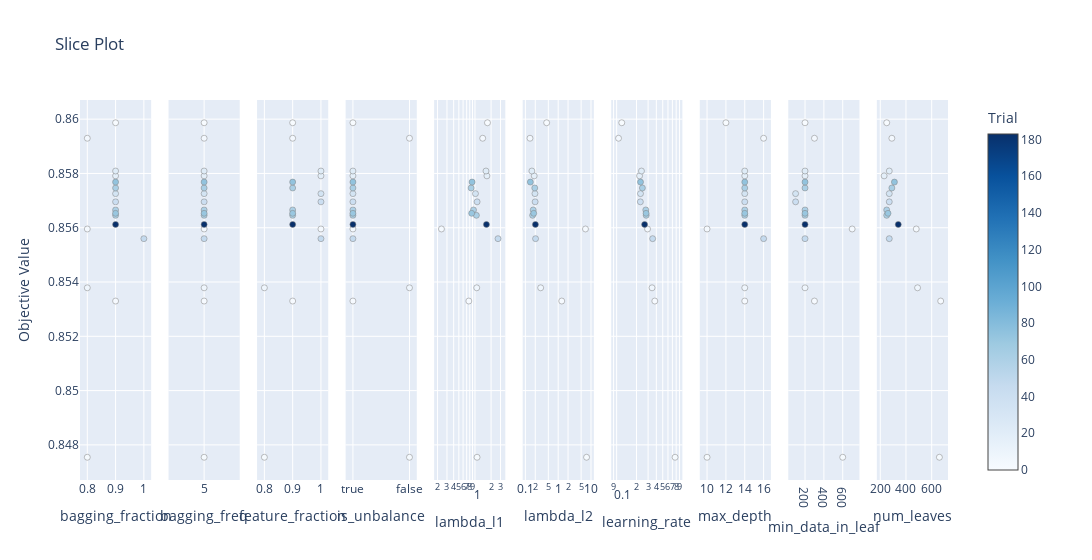

The code cell stored with this chart in its notebook:
### Markdown cell above
# Optimization Score History

As we can see the model gets us the best base score value as 0.86

### Code cell
optuna.visualization.plot_slice(study)

### Figure 1 — Plotly figure (JSON) as saved in the notebook; plotly's stock layout.template omitted (floating-point values rounded to 4 significant figures)
{"data": [{"marker": {"color": [0, 1, 2, 3, 4, 7, 17, 22, 33, 41, 47, 60, 61, 62, 71, 74, 183], "colorbar": {"title": {"text": "Trial"}, "x": 1, "xpad": 40}, "colorscale": [[0, "rgb(247,251,255)"], [0.125, "rgb(222,235,247)"], [0.25, "rgb(198,219,239)"], [0.375, "rgb(158,202,225)"], [0.5, "rgb(107,174,214)"], [0.625, "rgb(66,146,198)"], [0.75, "rgb(33,113,181)"], [0.875, "rgb(8,81,156)"], [1, "rgb(8,48,107)"]], "line": {"color": "Grey", "width": 0.5}, "showscale": true}, "mode": "markers", "showlegend": false, "type": "scatter", "x": [0.9, 0.9, 0.8, 0.8, 0.8, 0.8, 0.9, 0.9, 0.9, 0.9, 1, 0.9, 0.9, 0.9, 0.9, 0.9, 0.9], "xaxis": "x", "y": [0.8599, 0.8533, 0.8475, 0.856, 0.8593, 0.8538, 0.8579, 0.8581, 0.8573, 0.857, 0.8556, 0.8567, 0.8565, 0.8575, 0.8565, 0.8577, 0.8561], "yaxis": "y"}, {"marker": {"color": [0, 1, 2, 3, 4, 7, 17, 22, 33, 41, 47, 60, 61, 62, 71, 74, 183], "colorbar": {"title": {"text": "Trial"}, "x": 1, "xpad": 40}, "colorscale": [[0, "rgb(247,251,255)"], [0.125, "rgb(222,235,247)"], [0.25, "rgb(198,219,239)"], [0.375, "rgb(158,202,225)"], [0.5, "rgb(107,174,214)"], [0.625, "rgb(66,146,198)"], [0.75, "rgb(33,113,181)"], [0.875, "rgb(8,81,156)"], [1, "rgb(8,48,107)"]], "line": {"color": "Grey", "width": 0.5}, "showscale": false}, "mode": "markers", "showlegend": false, "type": "scatter", "x": [5, 5, 5, 5, 5, 5, 5, 5, 5, 5, 5, 5, 5, 5, 5, 5, 5], "xaxis": "x2", "y": [0.8599, 0.8533, 0.8475, 0.856, 0.8593, 0.8538, 0.8579, 0.8581, 0.8573, 0.857, 0.8556, 0.8567, 0.8565, 0.8575, 0.8565, 0.8577, 0.8561], "yaxis": "y2"}, {"marker": {"color": [0, 1, 2, 3, 4, 7, 17, 22, 33, 41, 47, 60, 61, 62, 71, 74, 183], "colorbar": {"title": {"text": "Trial"}, "x": 1, "xpad": 40}, "colorscale": [[0, "rgb(247,251,255)"], [0.125, "rgb(222,235,247)"], [0.25, "rgb(198,219,239)"], [0.375, "rgb(158,202,225)"], [0.5, "rgb(107,174,214)"], [0.625, "rgb(66,146,198)"], [0.75, "rgb(33,113,181)"], [0.875, "rgb(8,81,156)"], [1, "rgb(8,48,107)"]], "line": {"color": "Grey", "width": 0.5}, "showscale": false}, "mode": "markers", "showlegend": false, "type": "scatter", "x": [0.9, 0.9, 0.8, 1, 0.9, 0.8, 1, 1, 1, 1, 1, 0.9, 0.9, 0.9, 0.9, 0.9, 0.9], "xaxis": "x3", "y": [0.8599, 0.8533, 0.8475, 0.856, 0.8593, 0.8538, 0.8579, 0.8581, 0.8573, 0.857, 0.8556, 0.8567, 0.8565, 0.8575, 0.8565, 0.8577, 0.8561], "yaxis": "y3"}, {"marker": {"color": [0, 1, 2, 3, 4, 7, 17, 22, 33, 41, 47, 60, 61, 62, 71, 74, 183], "colorbar": {"title": {"text": "Trial"}, "x": 1, "xpad": 40}, "colorscale": [[0, "rgb(247,251,255)"], [0.125, "rgb(222,235,247)"], [0.25, "rgb(198,219,239)"], [0.375, "rgb(158,202,225)"], [0.5, "rgb(107,174,214)"], [0.625, "rgb(66,146,198)"], [0.75, "rgb(33,113,181)"], [0.875, "rgb(8,81,156)"], [1, "rgb(8,48,107)"]], "line": {"color": "Grey", "width": 0.5}, "showscale": false}, "mode": "markers", "showlegend": false, "type": "scatter", "x": [true, true, false, true, false, false, true, true, true, true, true, true, true, true, true, true, true], "xaxis": "x4", "y": [0.8599, 0.8533, 0.8475, 0.856, 0.8593, 0.8538, 0.8579, 0.8581, 0.8573, 0.857, 0.8556, 0.8567, 0.8565, 0.8575, 0.8565, 0.8577, 0.8561], "yaxis": "y4"}, {"marker": {"color": [0, 1, 2, 3, 4, 7, 17, 22, 33, 41, 47, 60, 61, 62, 71, 74, 183], "colorbar": {"title": {"text": "Trial"}, "x": 1, "xpad": 40}, "colorscale": [[0, "rgb(247,251,255)"], [0.125, "rgb(222,235,247)"], [0.25, "rgb(198,219,239)"], [0.375, "rgb(158,202,225)"], [0.5, "rgb(107,174,214)"], [0.625, "rgb(66,146,198)"], [0.75, "rgb(33,113,181)"], [0.875, "rgb(8,81,156)"], [1, "rgb(8,48,107)"]], "line": {"color": "Grey", "width": 0.5}, "showscale": false}, "mode": "markers", "showlegend": false, "type": "scatter", "x": [1.711, 0.7675, 1.094, 0.2366, 1.395, 1.079, 1.672, 1.606, 1.022, 1.096, 2.695, 0.9396, 1.063, 0.8481, 0.8687, 0.8834, 1.638], "xaxis": "x5", "y": [0.8599, 0.8533, 0.8475, 0.856, 0.8593, 0.8538, 0.8579, 0.8581, 0.8573, 0.857, 0.8556, 0.8567, 0.8565, 0.8575, 0.8565, 0.8577, 0.8561], "yaxis": "y5"}, {"marker": {"color": [0, 1, 2, 3, 4, 7, 17, 22, 33, 41, 47, 60, 61, 62, 71, 74, 183], "colorbar": {"title": {"text": "Trial"}, "x": 1, "xpad": 40}, "colorscale": [[0, "rgb(247,251,255)"], [0.125, "rgb(222,235,247)"], [0.25, "rgb(198,219,239)"], [0.375, "rgb(158,202,225)"], [0.5, "rgb(107,174,214)"], [0.625, "rgb(66,146,198)"], [0.75, "rgb(33,113,181)"], [0.875, "rgb(8,81,156)"], [1, "rgb(8,48,107)"]], "line": {"color": "Grey", "width": 0.5}, "showscale": false}, "mode": "markers", "showlegend": false, "type": "scatter", "x": [0.4447, 1.284, 7.321, 6.789, 0.1381, 0.2921, 0.1856, 0.1575, 0.1954, 0.1981, 0.2041, 0.173, 0.1663, 0.1929, 0.1794, 0.1419, 0.202], "xaxis": "x6", "y": [0.8599, 0.8533, 0.8475, 0.856, 0.8593, 0.8538, 0.8579, 0.8581, 0.8573, 0.857, 0.8556, 0.8567, 0.8565, 0.8575, 0.8565, 0.8577, 0.8561], "yaxis": "y6"}, {"marker": {"color": [0, 1, 2, 3, 4, 7, 17, 22, 33, 41, 47, 60, 61, 62, 71, 74, 183], "colorbar": {"title": {"text": "Trial"}, "x": 1, "xpad": 40}, "colorscale": [[0, "rgb(247,251,255)"], [0.125, "rgb(222,235,247)"], [0.25, "rgb(198,219,239)"], [0.375, "rgb(158,202,225)"], [0.5, "rgb(107,174,214)"], [0.625, "rgb(66,146,198)"], [0.75, "rgb(33,113,181)"], [0.875, "rgb(8,81,156)"], [1, "rgb(8,48,107)"]], "line": {"color": "Grey", "width": 0.5}, "showscale": false}, "mode": "markers", "showlegend": false, "type": "scatter", "x": [0.1196, 0.3791, 0.7694, 0.2944, 0.1069, 0.3444, 0.2229, 0.2381, 0.23, 0.229, 0.3516, 0.2765, 0.2804, 0.2459, 0.2796, 0.2302, 0.2656], "xaxis": "x7", "y": [0.8599, 0.8533, 0.8475, 0.856, 0.8593, 0.8538, 0.8579, 0.8581, 0.8573, 0.857, 0.8556, 0.8567, 0.8565, 0.8575, 0.8565, 0.8577, 0.8561], "yaxis": "y7"}, {"marker": {"color": [0, 1, 2, 3, 4, 7, 17, 22, 33, 41, 47, 60, 61, 62, 71, 74, 183], "colorbar": {"title": {"text": "Trial"}, "x": 1, "xpad": 40}, "colorscale": [[0, "rgb(247,251,255)"], [0.125, "rgb(222,235,247)"], [0.25, "rgb(198,219,239)"], [0.375, "rgb(158,202,225)"], [0.5, "rgb(107,174,214)"], [0.625, "rgb(66,146,198)"], [0.75, "rgb(33,113,181)"], [0.875, "rgb(8,81,156)"], [1, "rgb(8,48,107)"]], "line": {"color": "Grey", "width": 0.5}, "showscale": false}, "mode": "markers", "showlegend": false, "type": "scatter", "x": [12, 14, 10, 10, 16, 14, 14, 14, 14, 14, 16, 14, 14, 14, 14, 14, 14], "xaxis": "x8", "y": [0.8599, 0.8533, 0.8475, 0.856, 0.8593, 0.8538, 0.8579, 0.8581, 0.8573, 0.857, 0.8556, 0.8567, 0.8565, 0.8575, 0.8565, 0.8577, 0.8561], "yaxis": "y8"}, {"marker": {"color": [0, 1, 2, 3, 4, 7, 17, 22, 33, 41, 47, 60, 61, 62, 71, 74, 183], "colorbar": {"title": {"text": "Trial"}, "x": 1, "xpad": 40}, "colorscale": [[0, "rgb(247,251,255)"], [0.125, "rgb(222,235,247)"], [0.25, "rgb(198,219,239)"], [0.375, "rgb(158,202,225)"], [0.5, "rgb(107,174,214)"], [0.625, "rgb(66,146,198)"], [0.75, "rgb(33,113,181)"], [0.875, "rgb(8,81,156)"], [1, "rgb(8,48,107)"]], "line": {"color": "Grey", "width": 0.5}, "showscale": false}, "mode": "markers", "showlegend": false, "type": "scatter", "x": [200, 300, 600, 700, 300, 200, 200, 200, 100, 100, 200, 200, 200, 200, 200, 200, 200], "xaxis": "x9", "y": [0.8599, 0.8533, 0.8475, 0.856, 0.8593, 0.8538, 0.8579, 0.8581, 0.8573, 0.857, 0.8556, 0.8567, 0.8565, 0.8575, 0.8565, 0.8577, 0.8561], "yaxis": "y9"}, {"marker": {"color": [0, 1, 2, 3, 4, 7, 17, 22, 33, 41, 47, 60, 61, 62, 71, 74, 183], "colorbar": {"title": {"text": "Trial"}, "x": 1, "xpad": 40}, "colorscale": [[0, "rgb(247,251,255)"], [0.125, "rgb(222,235,247)"], [0.25, "rgb(198,219,239)"], [0.375, "rgb(158,202,225)"], [0.5, "rgb(107,174,214)"], [0.625, "rgb(66,146,198)"], [0.75, "rgb(33,113,181)"], [0.875, "rgb(8,81,156)"], [1, "rgb(8,48,107)"]], "line": {"color": "Grey", "width": 0.5}, "showscale": false}, "mode": "markers", "showlegend": false, "type": "scatter", "x": [250, 670, 660, 480, 290, 490, 230, 270, 270, 270, 270, 250, 250, 290, 260, 310, 340], "xaxis": "x10", "y": [0.8599, 0.8533, 0.8475, 0.856, 0.8593, 0.8538, 0.8579, 0.8581, 0.8573, 0.857, 0.8556, 0.8567, 0.8565, 0.8575, 0.8565, 0.8577, 0.8561], "yaxis": "y10"}], "layout": {"title": {"text": "Slice Plot"}, "width": 3000, "xaxis": {"anchor": "y", "domain": [0, 0.082], "title": {"text": "bagging_fraction"}}, "xaxis10": {"anchor": "y10", "domain": [0.918, 1.0], "title": {"text": "num_leaves"}}, "xaxis2": {"anchor": "y2", "categoryarray": [5], "categoryorder": "array", "domain": [0.102, 0.184], "title": {"text": "bagging_freq"}, "type": "category"}, "xaxis3": {"anchor": "y3", "domain": [0.204, 0.286], "title": {"text": "feature_fraction"}}, "xaxis4": {"anchor": "y4", "categoryarray": [true, false], "categoryorder": "array", "domain": [0.306, 0.388], "title": {"text": "is_unbalance"}, "type": "category"}, "xaxis5": {"anchor": "y5", "domain": [0.408, 0.49], "title": {"text": "lambda_l1"}, "type": "log"}, "xaxis6": {"anchor": "y6", "domain": [0.51, 0.592], "title": {"text": "lambda_l2"}, "type": "log"}, "xaxis7": {"anchor": "y7", "domain": [0.612, 0.694], "title": {"text": "learning_rate"}, "type": "log"}, "xaxis8": {"anchor": "y8", "domain": [0.714, 0.796], "title": {"text": "max_depth"}}, "xaxis9": {"anchor": "y9", "domain": [0.816, 0.898], "title": {"text": "min_data_in_leaf"}}, "yaxis": {"anchor": "x", "domain": [0, 1], "title": {"text": "Objective Value"}}, "yaxis10": {"anchor": "x10", "domain": [0, 1], "matches": "y", "showticklabels": false}, "yaxis2": {"anchor": "x2", "domain": [0, 1], "matches": "y", "showticklabels": false}, "yaxis3": {"anchor": "x3", "domain": [0, 1], "matches": "y", "showticklabels": false}, "yaxis4": {"anchor": "x4", "domain": [0, 1], "matches": "y", "showticklabels": false}, "yaxis5": {"anchor": "x5", "domain": [0, 1], "matches": "y", "showticklabels": false}, "yaxis6": {"anchor": "x6", "domain": [0, 1], "matches": "y", "showticklabels": false}, "yaxis7": {"anchor": "x7", "domain": [0, 1], "matches": "y", "showticklabels": false}, "yaxis8": {"anchor": "x8", "domain": [0, 1], "matches": "y", "showticklabels": false}, "yaxis9": {"anchor": "x9", "domain": [0, 1], "matches": "y", "showticklabels": false}}}
